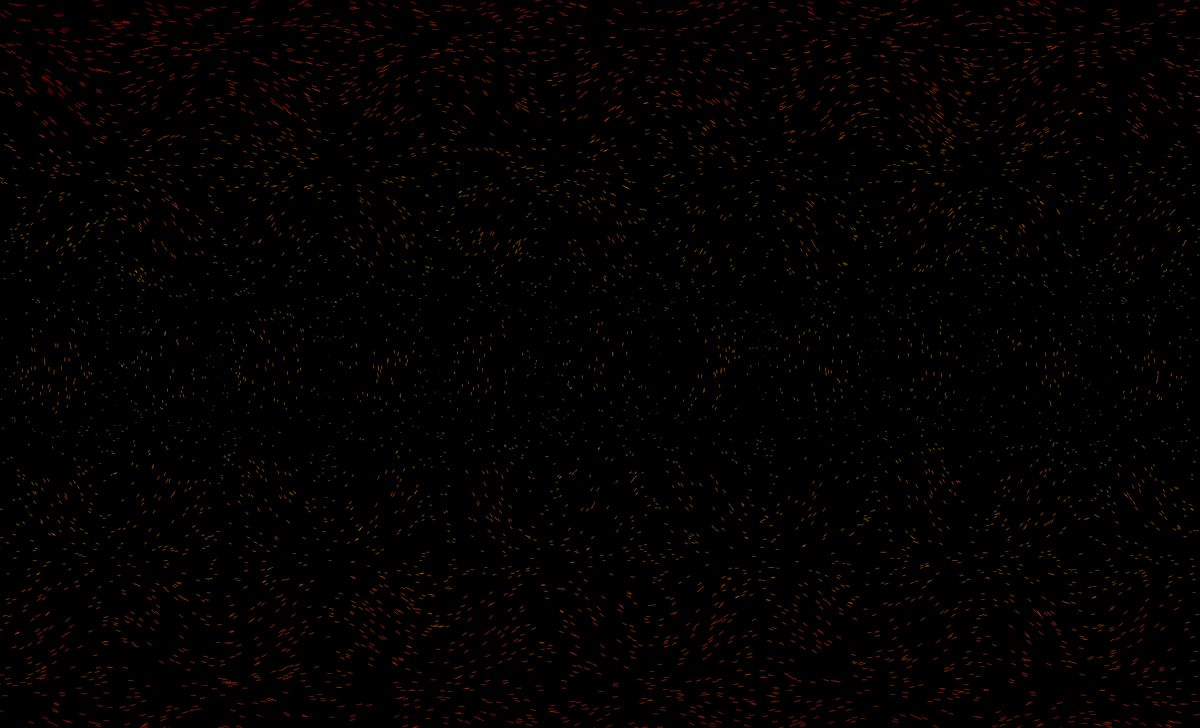
Frame 1 (no input)
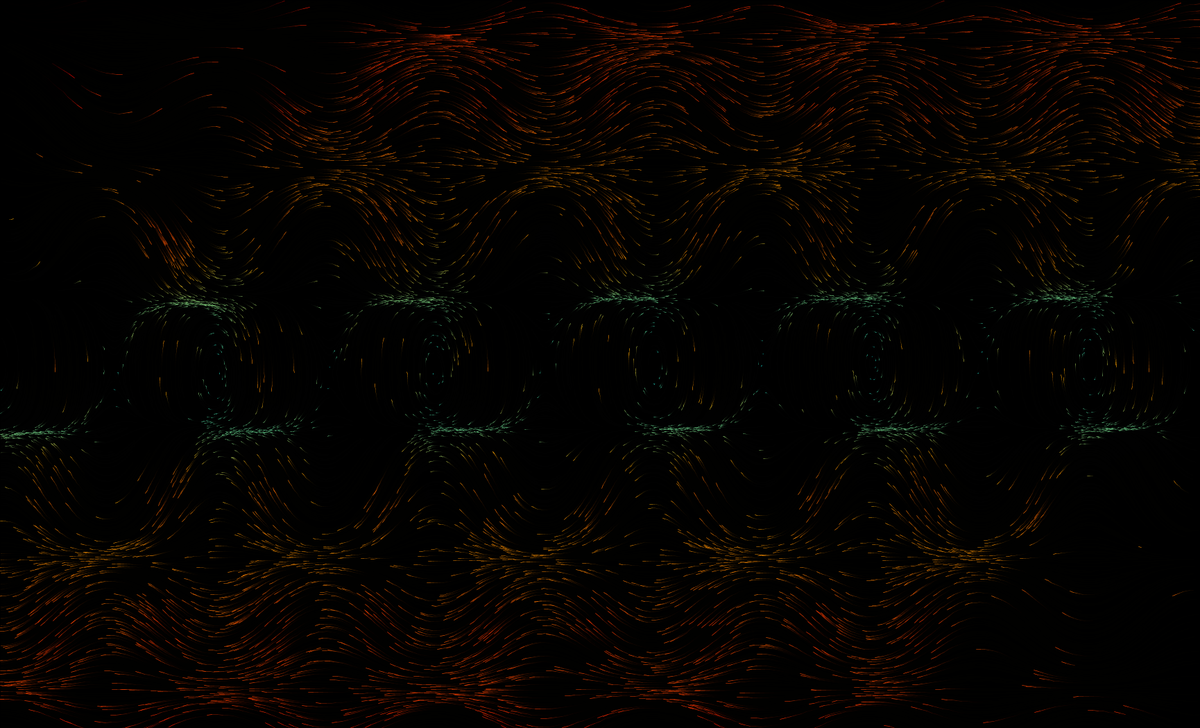
Frame 60 (the mouse pressed at the canvas centre just before this capture)
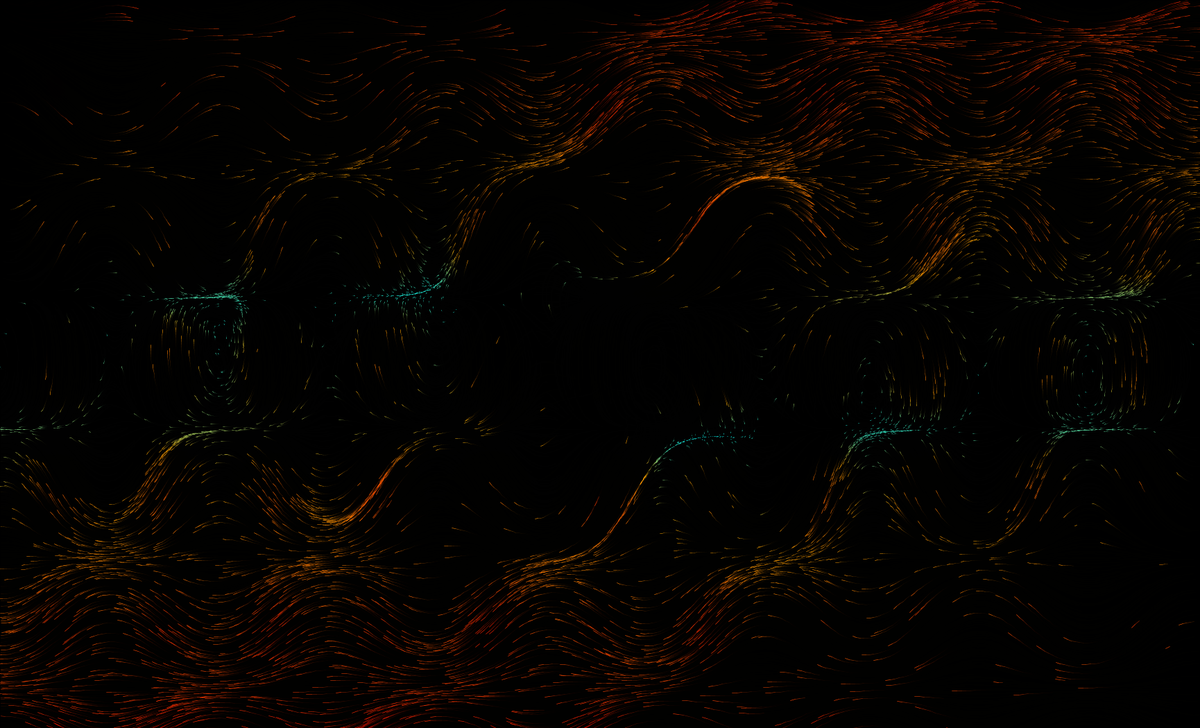
Frame 120 (the mouse held since frame 60 and released just before this capture)

The Processing sketch that drew these frames (run headless with seeded random() and noise(); from frame 60 on, the mouse is pressed at the canvas centre):

// Processing sketch: Diff_Eq_visualizer
// ── Diff_Eq_visualizer.pde

LineDraw[] lineDraws;
DiffEq eq;


boolean onlyOne;
boolean randomize;

void setup(){
  pixelDensity(displayDensity());
  onlyOne = false;
  randomize = true;
  background(0);
  int res = 80;
  lineDraws = new LineDraw[(int)sq(res)];
  
  frameRate(60);
  eq= new DiffEq();
for(int i = 0; i<res; i++){
  for(int j = 0; j<res; j++){
    if(!randomize){
      lineDraws[(i*res)+j]=new LineDraw(-(width/2)+((i*width)/res), -(height/2)+((j*height)/res), eq);
    }else{
      lineDraws[(i*res)+j]=new LineDraw(random(-(width/2),width/2), random(-(height/2), height/2), eq);
    }
  }
}
size(1730, 1050);

}

void draw(){
  //background(255);
  push();
  fill(0,0,0,100);
  rect(0,0,width,height);
  pop();
  translate(width/2, height/2);
  if(frameCount==1){
  
  }
  
  if(frameCount>1&&onlyOne){
    lineDraws[lineDraws.length/2-100].show();
    lineDraws[lineDraws.length/2-100].update();
    
    
    if(lineDraws[lineDraws.length/2-100].posx<-width/2||lineDraws[lineDraws.length/2-100].posx>width/2||lineDraws[lineDraws.length/2-100].posy>height/2||lineDraws[lineDraws.length/2-100].posy<-width/2||lineDraws[lineDraws.length/2-100].vLength<0.001){
      lineDraws[lineDraws.length/2-100].posx=random(-width/2,width/2);
      lineDraws[lineDraws.length/2-100].posy=random(-height/2,height/2);
      //lineDraws[lineDraws.length/2-100].arrowNotDrawn=true;
    }
    
    
    
  }else{

  for(int i = 0; i<lineDraws.length; i++){
    lineDraws[i].show();
    lineDraws[i].update();
    
    if(lineDraws[i].posx<-width/2||lineDraws[i].posx>width/2||lineDraws[i].posy>height/2||lineDraws[i].posy<-width/2||lineDraws[i].vLength<0.1){
      lineDraws[i].posx=random(-width/2,width/2);
      lineDraws[i].posy=random(-height/2,height/2);
      //lineDraws[i].arrowNotDrawn=true;
    }
  }
  }


}

void grid(){

  push();
  stroke(150);
  translate(-width/2,-height/2);
  strokeWeight(4);
  line(0, height/2, width, height/2);
  line(width/2, 0, width/2, height);
  pop();
}


float function(float in){
  float out = sin(in/5)*200;
  return out;
}

// ── DiffEq.pde
class DiffEq {

  public float[] eq(float x, float y) {
    
    float distance_threshold = 1000; // Adjust this value to control the distance at which repulsion starts
    
    float dx = x - (mouseX-width/2);
    float dy = y + (mouseY-height/2);
    float distance = sqrt(dx * dx + dy * dy);
    //ATTRACTOR
    //float repulsion_strength = max(-30/sqrt(distance),-10);
    //REPULSOR
    float repulsion_strength = min(30/sqrt(distance),15);
    if (distance < distance_threshold) {
        float repulsion_factor = (distance_threshold - distance) / distance_threshold;
        x += repulsion_strength * repulsion_factor * dx / distance;
        y += repulsion_strength * repulsion_factor * dy / distance;
    }
    
    //float[] out = {x+y,y-x};
    
    //circle
    //float[] out = {x+(y*0.006*sin(frameCount/80.0)), y+(x*0.006*sin(frameCount/81.0))};
    
    //float[] out = {x+(y*0.01), y+(x*0.01)};
    //float[] out = {x/(0.999+(0.0001/exp(y/40))), y/(0.999+(0.0001/exp(x/60)))};
    //float[] out = {x*1.001+cos(frameCount/6)/10,y*1.001-(x*0.9)*0.01*(y*0.9)*0.003}; 
    //counterflowing streams
    float[] out = {x+0.5*(y*0.03), y+0.5*(10*cos(x/(20+abs(cos(frameCount/1000.0))*30))*cos(y/60))}; 
    
    
    
    
    
     // Adjust this value to control the strength of the repulsion effect

    
    //float[] out = {x + 0.5 * (y * 0.03), y + 0.5 * (2 * cos(x / (20 + abs(cos(frameCount / 300.0)) * 40)) * cos(y / 50))};
    

    
    
    
    
    
    //spirals in diamonds
    //float[] out = {x+sin(y/100)*4, y+cos(x/100)*4};
    //onion
    //float[] out = {x-0.00005*sq(y), y-0.00001*sq(x)};
    
    //Two colored perlin noise (reduce bg alpha)
    /**
    float angle = TWO_PI * noise(x / 50, y / 50); // Map the angle to a range of [0, 2*PI]
    float rawLength = noise(x / 50, y / 50, 1000);
    
    // Custom mapping function for length
    float length;
    if (rawLength < 0.5) {
      length = map(rawLength, 0, 0.5, 0.1, 1.5); // Short vectors (0.5 to 2)
    } else {
      length = map(rawLength, 0.5, 1, 6, 12); // Long vectors (4 to 8)
    }
    
    float[] out = {x + cos(angle) * length, y + sin(angle) * length};
    **/
    
    //Spiral pattern
    /**
    float r = sqrt(sq(x) + sq(y));
    float theta = atan2(y, x) + frameCount / 200;
    float[] out = {x + cos(theta) * r / 30, y + sin(theta) * r / 30};
    **/
    
    //Lissajous curve-like pattern:
    //float[] out = {x + sin(y / 30) * cos(frameCount / 300)*5, y + cos(x / 30) * sin(frameCount / 300)*5};

    //dynamic perlin noise field
    /**
    float angle = 2 * PI * noise(x / 50, y / 50, frameCount / 200);
    float length = map(noise(x / 50, y / 50, frameCount / 200 + 1000), 0, 1, 1, 5); // Adjust the range (1 to 5) for the desired vector length
    float[] out = {x + cos(angle) * length, y + sin(angle) * length};
    **/
    
    //Spiral
    //float[] out = {x + sin(sqrt(sq(x) + sq(y))/15), y - cos(sqrt(sq(x) + sq(y))/15)};
    
    
    
    //custom perlin noise
    
    float angle = map(noise(x / 50, y / 50), 0, 1, 0, TWO_PI);
    float rawLength = noise(x / 50, y / 50, 1000);
    
    // Custom sigmoid-like function for length
    float k = 10; // Adjust this value to control the sharpness of the transition between short and long vectors
    float sigmoidLength = 1 / (1 + exp(-k * (rawLength - 0.5)));
    
    // Map the sigmoid output to the desired length range
    float minLength = 0.5;
    float maxLength = 8;
    float length = map(sigmoidLength, 0, 1, minLength, maxLength);
    
    //perlin
    //float[] out = {x - sin(angle) * length+0.5 , y - cos(angle) * length-2};
    //perlin with added patterns
    //float[] out = {x - sin(angle) * length +(y*0.005), y - cos(angle) * length-(abs(x*0.005))};
    //perlin with added dynamic pattens
    //float[] out = {x - sin(angle) * length +(y*0.006*sin(frameCount/80.0)), y - cos(angle) * length-2-(x*0.006*sin(frameCount/70.0))};
    //perlin with added diamonds (dynamic)
    //float[] out = {x - sin(angle) * length * sin(frameCount/200.0) + sin(y/100.0)*4, y - (cos(angle) * length-2)* sin(frameCount/300.0) +cos(x/100.0)*4};
    

    return out;
  }
}

// ── LineDraw.pde
class LineDraw{
  float posx;
  float posy;
  DiffEq eq;
  boolean arrowNotDrawn = false;
  float[] futurePos;
  float vLength;
  float colorshift = 80;
  
  
  float vx = 0;
  float vy = 0;

  LineDraw(float psx, float psy, DiffEq e){
    posx = psx;
    posy = psy;
    eq = e;
   
  }
  
  void update(){
     futurePos= eq.eq(posx,posy);
    
    
    posx = futurePos[0];
    posy = futurePos[1];
    
     
  }
  
  void show(){
    futurePos = eq.eq(posx,posy);
    vLength = sqrt(sq(futurePos[0]-posx)+sq(futurePos[1]-posy));
    
    push();
    //strokeWeight(max(0.6,vLength/3));
    strokeWeight(0.6);
    stroke(vLength*colorshift,255-(vLength*colorshift/3),255-vLength*colorshift);
    if(arrowNotDrawn){
      stroke(255);
      strokeWeight(0.3);
      arrow(posx, -posy,futurePos[0],-futurePos[1]);
      arrowNotDrawn=false;
    }else{
      line(posx, -posy,futurePos[0],-futurePos[1]); 
    }
    pop();
    
    
  }
  
  void arrow(float x1, float y1, float x2, float y2) {
  line(x1, y1, x2, y2);
  pushMatrix();
  translate(x2, y2);
  float a = atan2(x1-x2, y2-y1);
  rotate(a);
  line(0, 0, -3, -6);
  line(0, 0, 3, -6);
  
  popMatrix();
} 
  


}
